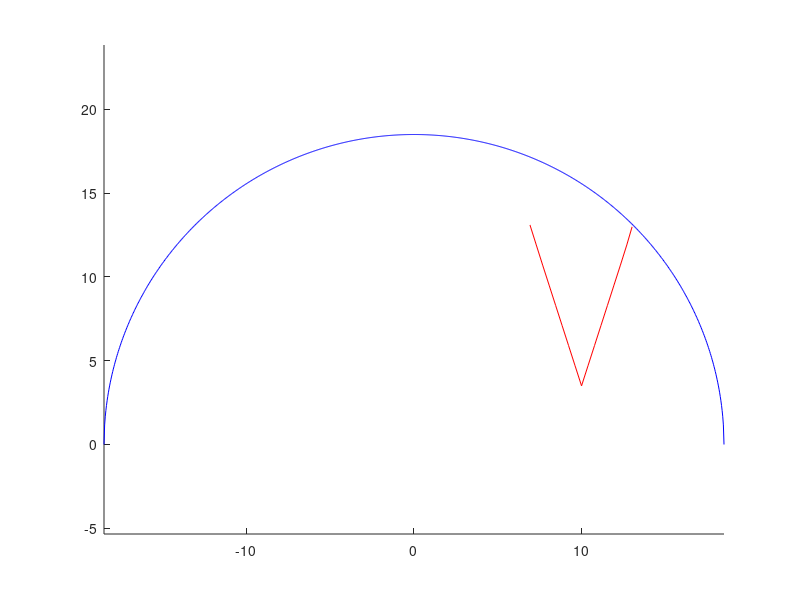

MATLAB code for this plot:
clear,clc
y = zeros(14,1);
x = zeros(14,1);
load("sols_v.mat")
sols_j = sols_v;

for i = 1:length(sols_j)
    x(i) = 9*cosd(sols_j(i,1)) + 6.5*cosd(sols_j(i,1)+sols_j(i,2)) + 3*cosd(sols_j(i,1)+sols_j(i,2)+sols_j(i,3));
    y(i) = 9*sind(sols_j(i,1)) + 6.5*sind(sols_j(i,1)+sols_j(i,2)) + 3*sind(sols_j(i,1)+sols_j(i,2)+sols_j(i,3));
end
x2 = linspace(-18.5,18.5,1000);
y2 = sqrt(18.5^2-x2.^2);

figure
hold on    
plot(x,y,"r")



plot(x2,y2,"b")
axis equal

hold off